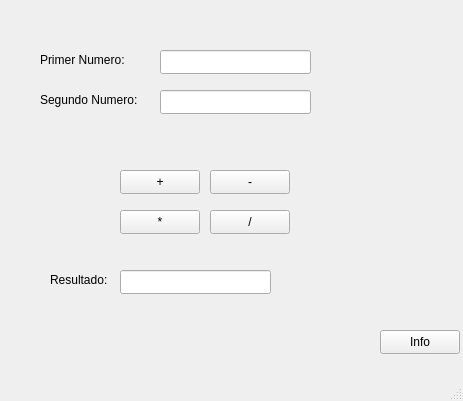
<?xml version="1.0" encoding="UTF-8"?>
<ui version="4.0">
 <class>MainWindow</class>
 <widget class="QMainWindow" name="MainWindow">
  <property name="geometry">
   <rect>
    <x>0</x>
    <y>0</y>
    <width>463</width>
    <height>401</height>
   </rect>
  </property>
  <property name="windowTitle">
   <string>MainWindow</string>
  </property>
  <widget class="QWidget" name="centralwidget">
   <widget class="QPushButton" name="suma">
    <property name="geometry">
     <rect>
      <x>120</x>
      <y>170</y>
      <width>80</width>
      <height>24</height>
     </rect>
    </property>
    <property name="text">
     <string>+</string>
    </property>
   </widget>
   <widget class="QPushButton" name="resta">
    <property name="geometry">
     <rect>
      <x>210</x>
      <y>170</y>
      <width>80</width>
      <height>24</height>
     </rect>
    </property>
    <property name="text">
     <string>-</string>
    </property>
   </widget>
   <widget class="QPushButton" name="multiplicacion">
    <property name="geometry">
     <rect>
      <x>120</x>
      <y>210</y>
      <width>80</width>
      <height>24</height>
     </rect>
    </property>
    <property name="text">
     <string>*</string>
    </property>
   </widget>
   <widget class="QPushButton" name="division">
    <property name="geometry">
     <rect>
      <x>210</x>
      <y>210</y>
      <width>80</width>
      <height>24</height>
     </rect>
    </property>
    <property name="text">
     <string>/</string>
    </property>
   </widget>
   <widget class="QLineEdit" name="num0">
    <property name="geometry">
     <rect>
      <x>160</x>
      <y>50</y>
      <width>151</width>
      <height>24</height>
     </rect>
    </property>
   </widget>
   <widget class="QLabel" name="label">
    <property name="geometry">
     <rect>
      <x>40</x>
      <y>50</y>
      <width>101</width>
      <height>20</height>
     </rect>
    </property>
    <property name="text">
     <string>Primer Numero:</string>
    </property>
   </widget>
   <widget class="QLineEdit" name="num1">
    <property name="geometry">
     <rect>
      <x>160</x>
      <y>90</y>
      <width>151</width>
      <height>24</height>
     </rect>
    </property>
   </widget>
   <widget class="QLabel" name="label_2">
    <property name="geometry">
     <rect>
      <x>40</x>
      <y>90</y>
      <width>101</width>
      <height>20</height>
     </rect>
    </property>
    <property name="text">
     <string>Segundo Numero:</string>
    </property>
   </widget>
   <widget class="QLabel" name="label_3">
    <property name="geometry">
     <rect>
      <x>50</x>
      <y>270</y>
      <width>101</width>
      <height>20</height>
     </rect>
    </property>
    <property name="text">
     <string>Resultado:</string>
    </property>
   </widget>
   <widget class="QLineEdit" name="num1_2">
    <property name="geometry">
     <rect>
      <x>120</x>
      <y>270</y>
      <width>151</width>
      <height>24</height>
     </rect>
    </property>
   </widget>
   <widget class="QPushButton" name="pushButton">
    <property name="geometry">
     <rect>
      <x>380</x>
      <y>330</y>
      <width>80</width>
      <height>24</height>
     </rect>
    </property>
    <property name="text">
     <string>Info</string>
    </property>
   </widget>
  </widget>
  <widget class="QMenuBar" name="menubar">
   <property name="geometry">
    <rect>
     <x>0</x>
     <y>0</y>
     <width>463</width>
     <height>21</height>
    </rect>
   </property>
  </widget>
  <widget class="QStatusBar" name="statusbar"/>
 </widget>
 <resources/>
 <connections/>
</ui>
